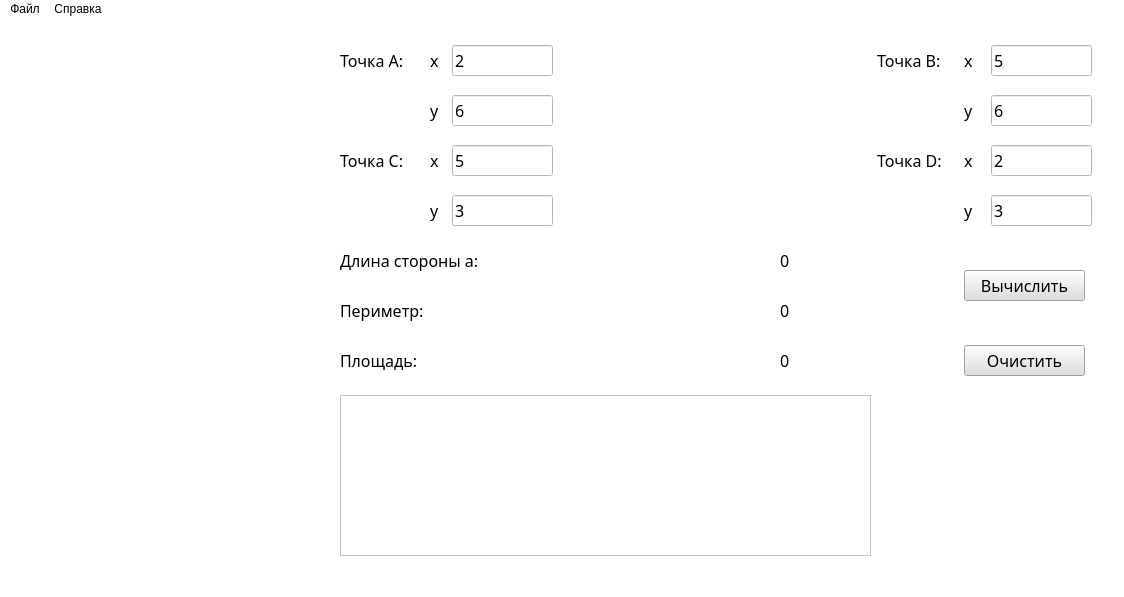
<?xml version="1.0" encoding="UTF-8"?>
<ui version="4.0">
 <class>MainWindow</class>
 <widget class="QMainWindow" name="MainWindow">
  <property name="geometry">
   <rect>
    <x>0</x>
    <y>0</y>
    <width>1124</width>
    <height>597</height>
   </rect>
  </property>
  <property name="minimumSize">
   <size>
    <width>1124</width>
    <height>597</height>
   </size>
  </property>
  <property name="maximumSize">
   <size>
    <width>1124</width>
    <height>597</height>
   </size>
  </property>
  <property name="font">
   <font>
    <family>Segoe UI Semilight</family>
    <pointsize>12</pointsize>
   </font>
  </property>
  <property name="windowTitle">
   <string>Квадрат</string>
  </property>
  <property name="windowIcon">
   <iconset resource="images.qrc">
    <normaloff>:/images/pc5dn58Ei.png</normaloff>:/images/pc5dn58Ei.png</iconset>
  </property>
  <property name="styleSheet">
   <string notr="true">background-color: rgb(255, 255, 255);
selection-background-color: rgb(214, 214, 214);</string>
  </property>
  <widget class="QWidget" name="centralwidget">
   <widget class="QWidget" name="">
    <property name="geometry">
     <rect>
      <x>11</x>
      <y>13</y>
      <width>1081</width>
      <height>543</height>
     </rect>
    </property>
    <layout class="QGridLayout" name="gridLayout">
     <item row="0" column="0" rowspan="8">
      <widget class="QLabel" name="label_images">
       <property name="maximumSize">
        <size>
         <width>581</width>
         <height>541</height>
        </size>
       </property>
       <property name="text">
        <string/>
       </property>
       <property name="pixmap">
        <pixmap resource="images.qrc">:/images/18254_900.png</pixmap>
       </property>
       <property name="scaledContents">
        <bool>true</bool>
       </property>
      </widget>
     </item>
     <item row="0" column="1">
      <widget class="QLabel" name="label_A">
       <property name="maximumSize">
        <size>
         <width>81</width>
         <height>31</height>
        </size>
       </property>
       <property name="font">
        <font>
         <family>Segoe UI Semilight</family>
         <pointsize>12</pointsize>
        </font>
       </property>
       <property name="text">
        <string>Точка А:</string>
       </property>
      </widget>
     </item>
     <item row="0" column="2">
      <widget class="QLabel" name="label_xA">
       <property name="maximumSize">
        <size>
         <width>16</width>
         <height>21</height>
        </size>
       </property>
       <property name="font">
        <font>
         <family>Segoe UI Semilight</family>
         <pointsize>12</pointsize>
        </font>
       </property>
       <property name="text">
        <string>x</string>
       </property>
      </widget>
     </item>
     <item row="0" column="3" colspan="2">
      <widget class="QLineEdit" name="lineEdit_Ax">
       <property name="maximumSize">
        <size>
         <width>101</width>
         <height>31</height>
        </size>
       </property>
       <property name="font">
        <font>
         <family>Segoe UI Semilight</family>
         <pointsize>12</pointsize>
        </font>
       </property>
       <property name="text">
        <string>2</string>
       </property>
      </widget>
     </item>
     <item row="0" column="5">
      <widget class="QLabel" name="label_B">
       <property name="maximumSize">
        <size>
         <width>81</width>
         <height>31</height>
        </size>
       </property>
       <property name="font">
        <font>
         <family>Segoe UI Semilight</family>
         <pointsize>12</pointsize>
        </font>
       </property>
       <property name="text">
        <string>Точка B:</string>
       </property>
      </widget>
     </item>
     <item row="0" column="6">
      <widget class="QLabel" name="label_xB">
       <property name="maximumSize">
        <size>
         <width>21</width>
         <height>21</height>
        </size>
       </property>
       <property name="font">
        <font>
         <family>Segoe UI Semilight</family>
         <pointsize>12</pointsize>
        </font>
       </property>
       <property name="text">
        <string>x</string>
       </property>
      </widget>
     </item>
     <item row="0" column="7">
      <widget class="QLineEdit" name="lineEdit_Bx">
       <property name="maximumSize">
        <size>
         <width>101</width>
         <height>31</height>
        </size>
       </property>
       <property name="font">
        <font>
         <family>Segoe UI Semilight</family>
         <pointsize>12</pointsize>
        </font>
       </property>
       <property name="text">
        <string>5</string>
       </property>
      </widget>
     </item>
     <item row="1" column="2">
      <widget class="QLabel" name="label_yA">
       <property name="maximumSize">
        <size>
         <width>21</width>
         <height>31</height>
        </size>
       </property>
       <property name="font">
        <font>
         <family>Segoe UI Semilight</family>
         <pointsize>12</pointsize>
        </font>
       </property>
       <property name="text">
        <string>y</string>
       </property>
      </widget>
     </item>
     <item row="1" column="3" colspan="2">
      <widget class="QLineEdit" name="lineEdit_Ay">
       <property name="maximumSize">
        <size>
         <width>101</width>
         <height>31</height>
        </size>
       </property>
       <property name="font">
        <font>
         <family>Segoe UI Semilight</family>
         <pointsize>12</pointsize>
        </font>
       </property>
       <property name="text">
        <string>6</string>
       </property>
      </widget>
     </item>
     <item row="1" column="6">
      <widget class="QLabel" name="label_yB">
       <property name="maximumSize">
        <size>
         <width>21</width>
         <height>31</height>
        </size>
       </property>
       <property name="font">
        <font>
         <family>Segoe UI Semilight</family>
         <pointsize>12</pointsize>
        </font>
       </property>
       <property name="text">
        <string>y</string>
       </property>
      </widget>
     </item>
     <item row="1" column="7">
      <widget class="QLineEdit" name="lineEdit_By">
       <property name="maximumSize">
        <size>
         <width>101</width>
         <height>31</height>
        </size>
       </property>
       <property name="font">
        <font>
         <family>Segoe UI Semilight</family>
         <pointsize>12</pointsize>
        </font>
       </property>
       <property name="text">
        <string>6</string>
       </property>
      </widget>
     </item>
     <item row="2" column="1">
      <widget class="QLabel" name="label_C">
       <property name="maximumSize">
        <size>
         <width>81</width>
         <height>31</height>
        </size>
       </property>
       <property name="font">
        <font>
         <family>Segoe UI Semilight</family>
         <pointsize>12</pointsize>
        </font>
       </property>
       <property name="text">
        <string>Точка C:</string>
       </property>
      </widget>
     </item>
     <item row="2" column="2">
      <widget class="QLabel" name="label_xC">
       <property name="maximumSize">
        <size>
         <width>21</width>
         <height>21</height>
        </size>
       </property>
       <property name="font">
        <font>
         <family>Segoe UI Semilight</family>
         <pointsize>12</pointsize>
        </font>
       </property>
       <property name="text">
        <string>x</string>
       </property>
      </widget>
     </item>
     <item row="2" column="3" colspan="2">
      <widget class="QLineEdit" name="lineEdit_Cx">
       <property name="maximumSize">
        <size>
         <width>101</width>
         <height>31</height>
        </size>
       </property>
       <property name="font">
        <font>
         <family>Segoe UI Semilight</family>
         <pointsize>12</pointsize>
        </font>
       </property>
       <property name="text">
        <string>5</string>
       </property>
      </widget>
     </item>
     <item row="2" column="5">
      <widget class="QLabel" name="label_D">
       <property name="maximumSize">
        <size>
         <width>81</width>
         <height>31</height>
        </size>
       </property>
       <property name="font">
        <font>
         <family>Segoe UI Semilight</family>
         <pointsize>12</pointsize>
        </font>
       </property>
       <property name="text">
        <string>Точка D:</string>
       </property>
      </widget>
     </item>
     <item row="2" column="6">
      <widget class="QLabel" name="label_xD">
       <property name="maximumSize">
        <size>
         <width>21</width>
         <height>21</height>
        </size>
       </property>
       <property name="font">
        <font>
         <family>Segoe UI Semilight</family>
         <pointsize>12</pointsize>
        </font>
       </property>
       <property name="text">
        <string>x</string>
       </property>
      </widget>
     </item>
     <item row="2" column="7">
      <widget class="QLineEdit" name="lineEdit_Dx">
       <property name="maximumSize">
        <size>
         <width>101</width>
         <height>31</height>
        </size>
       </property>
       <property name="font">
        <font>
         <family>Segoe UI Semilight</family>
         <pointsize>12</pointsize>
        </font>
       </property>
       <property name="text">
        <string>2</string>
       </property>
      </widget>
     </item>
     <item row="3" column="2">
      <widget class="QLabel" name="label_yC">
       <property name="maximumSize">
        <size>
         <width>21</width>
         <height>31</height>
        </size>
       </property>
       <property name="font">
        <font>
         <family>Segoe UI Semilight</family>
         <pointsize>12</pointsize>
        </font>
       </property>
       <property name="text">
        <string>y</string>
       </property>
      </widget>
     </item>
     <item row="3" column="3" colspan="2">
      <widget class="QLineEdit" name="lineEdit_Cy">
       <property name="maximumSize">
        <size>
         <width>101</width>
         <height>31</height>
        </size>
       </property>
       <property name="font">
        <font>
         <family>Segoe UI Semilight</family>
         <pointsize>12</pointsize>
        </font>
       </property>
       <property name="text">
        <string>3</string>
       </property>
      </widget>
     </item>
     <item row="3" column="6">
      <widget class="QLabel" name="label_yD">
       <property name="maximumSize">
        <size>
         <width>21</width>
         <height>31</height>
        </size>
       </property>
       <property name="font">
        <font>
         <family>Segoe UI Semilight</family>
         <pointsize>12</pointsize>
        </font>
       </property>
       <property name="text">
        <string>y</string>
       </property>
      </widget>
     </item>
     <item row="3" column="7">
      <widget class="QLineEdit" name="lineEdit_Dy">
       <property name="maximumSize">
        <size>
         <width>101</width>
         <height>31</height>
        </size>
       </property>
       <property name="font">
        <font>
         <family>Segoe UI Semilight</family>
         <pointsize>12</pointsize>
        </font>
       </property>
       <property name="text">
        <string>3</string>
       </property>
      </widget>
     </item>
     <item row="4" column="1" colspan="3">
      <widget class="QLabel" name="label_lenA">
       <property name="maximumSize">
        <size>
         <width>181</width>
         <height>31</height>
        </size>
       </property>
       <property name="font">
        <font>
         <family>Segoe UI Semilight</family>
         <pointsize>12</pointsize>
        </font>
       </property>
       <property name="text">
        <string>Длина стороны a:</string>
       </property>
      </widget>
     </item>
     <item row="4" column="4">
      <widget class="QLabel" name="label_result_length_a">
       <property name="maximumSize">
        <size>
         <width>91</width>
         <height>31</height>
        </size>
       </property>
       <property name="font">
        <font>
         <family>Segoe UI Semilight</family>
         <pointsize>12</pointsize>
        </font>
       </property>
       <property name="text">
        <string>0</string>
       </property>
      </widget>
     </item>
     <item row="4" column="6" rowspan="2" colspan="2">
      <widget class="QPushButton" name="pushButton_calc">
       <property name="maximumSize">
        <size>
         <width>121</width>
         <height>31</height>
        </size>
       </property>
       <property name="font">
        <font>
         <family>Segoe UI Semilight</family>
         <pointsize>12</pointsize>
        </font>
       </property>
       <property name="styleSheet">
        <string notr="true">background-color: rgb(222, 222, 222);</string>
       </property>
       <property name="text">
        <string>Вычислить</string>
       </property>
      </widget>
     </item>
     <item row="5" column="1">
      <widget class="QLabel" name="label_perimeter">
       <property name="maximumSize">
        <size>
         <width>181</width>
         <height>31</height>
        </size>
       </property>
       <property name="font">
        <font>
         <family>Segoe UI Semilight</family>
         <pointsize>12</pointsize>
        </font>
       </property>
       <property name="text">
        <string>Периметр:</string>
       </property>
      </widget>
     </item>
     <item row="5" column="4">
      <widget class="QLabel" name="label_result_perimeter">
       <property name="maximumSize">
        <size>
         <width>91</width>
         <height>31</height>
        </size>
       </property>
       <property name="font">
        <font>
         <family>Segoe UI Semilight</family>
         <pointsize>12</pointsize>
        </font>
       </property>
       <property name="text">
        <string>0</string>
       </property>
      </widget>
     </item>
     <item row="6" column="1">
      <widget class="QLabel" name="label_area">
       <property name="maximumSize">
        <size>
         <width>181</width>
         <height>31</height>
        </size>
       </property>
       <property name="font">
        <font>
         <family>Segoe UI Semilight</family>
         <pointsize>12</pointsize>
        </font>
       </property>
       <property name="text">
        <string>Площадь:</string>
       </property>
      </widget>
     </item>
     <item row="6" column="4">
      <widget class="QLabel" name="label_result_area">
       <property name="maximumSize">
        <size>
         <width>91</width>
         <height>31</height>
        </size>
       </property>
       <property name="font">
        <font>
         <family>Segoe UI Semilight</family>
         <pointsize>12</pointsize>
        </font>
       </property>
       <property name="text">
        <string>0</string>
       </property>
      </widget>
     </item>
     <item row="6" column="6" colspan="2">
      <widget class="QPushButton" name="pushButton_clean">
       <property name="maximumSize">
        <size>
         <width>121</width>
         <height>31</height>
        </size>
       </property>
       <property name="font">
        <font>
         <family>Segoe UI Semilight</family>
         <pointsize>12</pointsize>
        </font>
       </property>
       <property name="styleSheet">
        <string notr="true">background-color: rgb(222, 222, 222);</string>
       </property>
       <property name="text">
        <string>Очистить</string>
       </property>
      </widget>
     </item>
     <item row="7" column="1" colspan="7">
      <widget class="QPlainTextEdit" name="plainTextEdit_report">
       <property name="maximumSize">
        <size>
         <width>531</width>
         <height>161</height>
        </size>
       </property>
       <property name="font">
        <font>
         <family>Segoe UI Semilight</family>
         <pointsize>12</pointsize>
        </font>
       </property>
      </widget>
     </item>
    </layout>
   </widget>
  </widget>
  <widget class="QMenuBar" name="menubar">
   <property name="geometry">
    <rect>
     <x>0</x>
     <y>0</y>
     <width>1124</width>
     <height>26</height>
    </rect>
   </property>
   <widget class="QMenu" name="menu">
    <property name="title">
     <string>Справка</string>
    </property>
    <addaction name="action"/>
   </widget>
   <widget class="QMenu" name="menu_2">
    <property name="title">
     <string>Файл</string>
    </property>
    <addaction name="action_save_file"/>
    <addaction name="action_open_file"/>
   </widget>
   <addaction name="menu_2"/>
   <addaction name="menu"/>
  </widget>
  <widget class="QStatusBar" name="statusbar"/>
  <action name="action">
   <property name="text">
    <string>О разработчике</string>
   </property>
  </action>
  <action name="action_save_file">
   <property name="text">
    <string>Сохранить данные</string>
   </property>
  </action>
  <action name="action_open_file">
   <property name="text">
    <string>Добавить данные</string>
   </property>
  </action>
 </widget>
 <resources>
  <include location="images.qrc"/>
 </resources>
 <connections/>
</ui>
